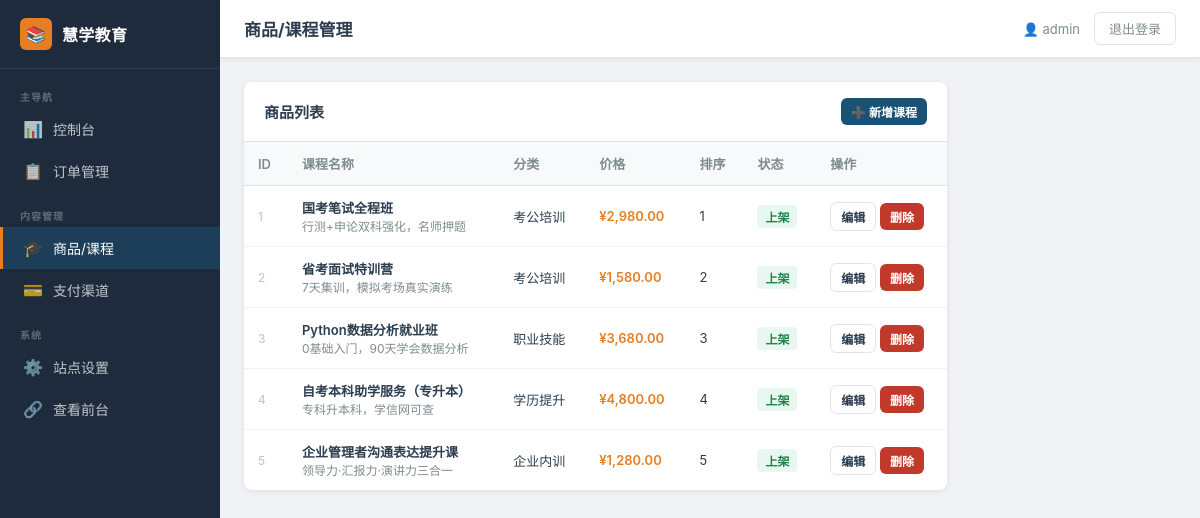
Screenshot of /admin/products.php (signed in) with the database file from the repository.
### tables this page shows
CREATE TABLE IF NOT EXISTS `settings` (
  `id` int(11) NOT NULL AUTO_INCREMENT,
  `key` varchar(100) NOT NULL,
  `value` text DEFAULT NULL,
  `created_at` timestamp NOT NULL DEFAULT current_timestamp(),
  `updated_at` timestamp NOT NULL DEFAULT current_timestamp() ON UPDATE current_timestamp(),
  PRIMARY KEY (`id`),
  UNIQUE KEY `uk_key` (`key`)
);

CREATE TABLE IF NOT EXISTS `products` (
  `id` int(11) NOT NULL AUTO_INCREMENT,
  `category_id` int(11) DEFAULT NULL,
  `name` varchar(255) NOT NULL,
  `subtitle` varchar(255) DEFAULT NULL,
  `description` text DEFAULT NULL,
  `price` decimal(10,2) NOT NULL DEFAULT 0.00,
  `original_price` decimal(10,2) DEFAULT NULL COMMENT '划线价',
  `image` varchar(500) DEFAULT NULL,
  `features` text DEFAULT NULL COMMENT 'JSON格式特色卖点',
  `status` tinyint(1) NOT NULL DEFAULT 1 COMMENT '1上架 0下架',
  `sort_order` int(11) NOT NULL DEFAULT 0,
  `sales` int(11) NOT NULL DEFAULT 0 COMMENT '虚拟销量',
  `created_at` timestamp NOT NULL DEFAULT current_timestamp(),
  `updated_at` timestamp NOT NULL DEFAULT current_timestamp() ON UPDATE current_timestamp(),
  PRIMARY KEY (`id`),
  KEY `idx_status` (`status`),
  KEY `idx_category` (`category_id`)
);

CREATE TABLE IF NOT EXISTS `categories` (
  `id` int(11) NOT NULL AUTO_INCREMENT,
  `name` varchar(100) NOT NULL,
  `sort_order` int(11) NOT NULL DEFAULT 0,
  `status` tinyint(1) NOT NULL DEFAULT 1,
  PRIMARY KEY (`id`)
);

### includes/db.php (called while the page is built, shortened)
<?php
class DB
{
    private static ?PDO $instance = null;
    public static function get(): PDO
    {
        if (self::$instance === null) {
            $dsn = sprintf(
                'mysql:host=%s;port=%d;dbname=%s;charset=%s',
                DB_HOST, DB_PORT, DB_NAME, DB_CHARSET
            );
            $options = [
                PDO::ATTR_ERRMODE            => PDO::ERRMODE_EXCEPTION,
                PDO::ATTR_DEFAULT_FETCH_MODE => PDO::FETCH_ASSOC,
                PDO::ATTR_EMULATE_PREPARES   => false,
            ];
            try {
                self::$instance = new PDO($dsn, DB_USER, DB_PASS, $options);
            } catch (PDOException $e) {
                error_log('DB Connection failed: ' . $e->getMessage());
                http_response_code(500);
                exit('服务暂时不可用，请稍后重试。');
            }
        }
        return self::$instance;
    }
    public static function query(string $sql, array $params = []): array
    {
        $stmt = self::get()->prepare($sql);
        $stmt->execute($params);
        return $stmt->fetchAll();
    }
    public static function queryOne(string $sql, array $params = []): array|false
    {
        $stmt = self::get()->prepare($sql);
        $stmt->execute($params);
        return $stmt->fetch();
    }
}

### includes/functions.php (called while the page is built, shortened)
<?php
require_once __DIR__ . '/db.php';
function setting(string $key, string $default = ''): string
{
    static $cache = [];
    if (!isset($cache[$key])) {
        $row = DB::queryOne('SELECT `value` FROM settings WHERE `key` = ?', [$key]);
        $cache[$key] = $row ? (string)$row['value'] : $default;
    }
    return $cache[$key];
}
function h(mixed $value): string
{
    return htmlspecialchars((string)$value, ENT_QUOTES | ENT_SUBSTITUTE, 'UTF-8');
}
function csrf_token(): string
{
    return $_SESSION['csrf_token'];
}
function get_param(string $key, string $default = ''): string
{
    return trim($_GET[$key] ?? $default);
}
function get_products(bool $only_active = true): array
{
    $sql = 'SELECT p.*, c.name AS category_name
            FROM products p
            LEFT JOIN categories c ON c.id = p.category_id';
    $sql .= ' ORDER BY p.sort_order ASC, p.id ASC';
    return DB::query($sql);
}

### includes/auth.php (called while the page is built, shortened)
<?php
require_once __DIR__ . '/db.php';
function admin_username(): string
{
    return $_SESSION['admin_username'] ?? 'admin';
}

### admin/products.php (the view, shortened to what this page needs)
<?php
$page_title  = '商品/课程管理';
$active_menu = 'products';
require_once __DIR__ . '/includes/header.php';
$action = get_param('action');
$show_form = ($action === 'add' || $action === 'edit');
$products   = get_products(false);
?>
<?php if (!$show_form): ?>
<div class="card">
  <div class="card-header">
    <span class="card-title">商品列表</span>
    <a href="/admin/products.php?action=add" class="btn btn-primary btn-sm">➕ 新增课程</a>
  </div>
  <div class="table-wrap">
    <table>
      <thead>
        <tr>
          <th>ID</th>
          <th>课程名称</th>
          <th>分类</th>
          <th>价格</th>
          <th>排序</th>
          <th>状态</th>
          <th>操作</th>
        </tr>
      </thead>
      <tbody>
        <?php if (empty($products)): ?>
        <tr><td colspan="7" style="text-align:center;padding:32px;color:#bdc3c7;">暂无商品，<a href="/admin/products.php?action=add">立即创建</a></td></tr>
        <?php else: ?>
        <?php foreach ($products as $p): ?>
        <tr>
          <td style="color:#bdc3c7;font-size:12px;"><?= (int)$p['id'] ?></td>
          <td>
            <div style="font-weight:600;"><?= h($p['name']) ?></div>
            <?php if ($p['subtitle']): ?>
              <div style="font-size:12px;color:#7f8c8d;"><?= h(mb_substr($p['subtitle'],0,30)) ?></div>
            <?php endif; ?>
          </td>
          <td><?= h($p['category_name'] ?? '—') ?></td>
          <td style="color:var(--accent);font-weight:600;">¥<?= number_format((float)$p['price'],2) ?></td>
          <td><?= (int)$p['sort_order'] ?></td>
          <td>
            <?php if ((int)$p['status'] === 1): ?>
              <span class="badge badge-success">上架</span>
            <?php else: ?>
              <span class="badge badge-secondary">下架</span>
            <?php endif; ?>
          </td>
          <td>
            <a href="/admin/products.php?action=edit&id=<?= $p['id'] ?>" class="btn btn-outline btn-sm">编辑</a>
            <a href="/admin/products.php?action=delete&id=<?= $p['id'] ?>&csrf_token=<?= csrf_token() ?>"
               class="btn btn-danger btn-sm"
               data-confirm="确定删除「<?= h($p['name']) ?>」？此操作不可恢复。">删除</a>
          </td>
        </tr>
        <?php endforeach; ?>
        <?php endif; ?>
      </tbody>
    </table>
  </div>
</div>
<?php endif; ?>
<?php require __DIR__ . '/includes/footer.php'; ?>

### admin/includes/header.php (shortened to what this page needs)
<?php
require_once dirname(__DIR__, 2) . '/includes/auth.php';
require_once dirname(__DIR__, 2) . '/includes/functions.php';
$page_title  = $page_title  ?? '控制台';
$active_menu = $active_menu ?? '';
$site_name   = setting('site_name', '慧学教育');
?>
<!DOCTYPE html>
<html lang="zh-CN">
<head>
  <link rel="stylesheet" href="/assets/css/admin.css">
</head>
<body>
<div class="admin-layout">
<aside class="sidebar">
  <div class="sidebar-brand">
    <div class="brand-icon">📚</div>
    <?= h($site_name) ?>
  </div>
  <nav class="sidebar-menu">
    <div class="menu-label">主导航</div>
    <a class="menu-item <?= $active_menu === 'dashboard' ? 'active' : '' ?>" href="/admin/index.php">
      <span class="menu-icon">📊</span> 控制台
    </a>
    <a class="menu-item <?= $active_menu === 'orders' ? 'active' : '' ?>" href="/admin/orders.php">
      <span class="menu-icon">📋</span> 订单管理
    </a>
    <div class="menu-label" style="margin-top:8px;">内容管理</div>
    <a class="menu-item <?= $active_menu === 'products' ? 'active' : '' ?>" href="/admin/products.php">
      <span class="menu-icon">🎓</span> 商品/课程
    </a>
    <a class="menu-item <?= $active_menu === 'channels' ? 'active' : '' ?>" href="/admin/channels.php">
      <span class="menu-icon">💳</span> 支付渠道
    </a>
    <div class="menu-label" style="margin-top:8px;">系统</div>
    <a class="menu-item <?= $active_menu === 'settings' ? 'active' : '' ?>" href="/admin/settings.php">
      <span class="menu-icon">⚙️</span> 站点设置
    </a>
    <a class="menu-item" href="/" target="_blank">
      <span class="menu-icon">🔗</span> 查看前台
    </a>
  </nav>
</aside>
<header class="admin-header">
  <div style="display:flex;align-items:center;gap:12px;">
    <div class="page-title"><?= h($page_title) ?></div>
  </div>
  <div class="header-right">
    <div style="font-size:13px;color:#7f8c8d;">
      👤 <?= h(admin_username()) ?>
    </div>
    <a href="/admin/logout.php" class="logout-btn">退出登录</a>
  </div>
</header>
<main class="admin-content">

### assets/css/admin.css (style rules this page uses)
:root { --sidebar-w: 220px; --header-h: 58px; --primary: #1a5276; --primary-l: #2e86c1; --accent: #e67e22; --sidebar-bg: #1e2b3c; --sidebar-txt: rgba(255,255,255,.72); --sidebar-act: rgba(255,255,255,.12); --bg: #f0f2f5; --white: #ffffff; --border: #e0e4ea; --text: #2c3e50; --text-muted: #7f8c8d; --radius: 8px; --shadow-sm: 0 1px 6px rgba(0,0,0,.08); --shadow-md: 0 4px 16px rgba(0,0,0,.12); --transition: .18s ease; }
*, *::before, *::after { box-sizing: border-box; margin: 0; padding: 0; }
body { font-family: -apple-system, "PingFang SC", "Microsoft YaHei", "Helvetica Neue", Arial, sans-serif; font-size: 14px; color: var(--text); background: var(--bg); }
a { color: var(--primary); text-decoration: none; }
.admin-layout { display: flex; min-height: 100vh; }
.sidebar { width: var(--sidebar-w); background: var(--sidebar-bg); flex-shrink: 0; position: fixed; top: 0; left: 0; bottom: 0; overflow-y: auto; z-index: 200; transition: transform var(--transition); }
.sidebar-brand { display: flex; align-items: center; gap: 10px; padding: 18px 20px; border-bottom: 1px solid rgba(255,255,255,.08); color: #fff; font-weight: 700; font-size: 16px; letter-spacing: .3px; }
.sidebar-brand .brand-icon { width: 32px; height: 32px; background: var(--accent); border-radius: 6px; display: flex; align-items: center; justify-content: center; font-size: 16px; flex-shrink: 0; }
.sidebar-menu { padding: 12px 0; }
.menu-label { padding: 8px 20px 4px; font-size: 10px; font-weight: 700; color: rgba(255,255,255,.3); text-transform: uppercase; letter-spacing: 1px; }
.menu-item { display: flex; align-items: center; gap: 10px; padding: 11px 20px; color: var(--sidebar-txt); transition: background var(--transition), color var(--transition); font-size: 14px; cursor: pointer; border-left: 3px solid transparent; }
.menu-item.active { background: rgba(26,82,118,.5); color: #fff; border-left-color: var(--accent); }
.menu-item .menu-icon { font-size: 16px; width: 20px; text-align: center; flex-shrink: 0; }
.admin-header { position: fixed; top: 0; left: var(--sidebar-w); right: 0; height: var(--header-h); background: var(--white); border-bottom: 1px solid var(--border); display: flex; align-items: center; padding: 0 24px; justify-content: space-between; z-index: 100; box-shadow: var(--shadow-sm); }
.page-title { font-size: 17px; font-weight: 700; color: var(--text); }
.header-right { display: flex; align-items: center; gap: 14px; }
.logout-btn { display: flex; align-items: center; gap: 5px; padding: 6px 14px; background: transparent; border: 1px solid var(--border); border-radius: 6px; color: var(--text-muted); font-size: 13px; cursor: pointer; transition: all var(--transition); }
.admin-content { flex: 1 1 auto; min-width: 0; margin-left: var(--sidebar-w); margin-top: var(--header-h); min-height: calc(100vh - var(--header-h)); padding: 24px; }
.card { background: var(--white); border-radius: var(--radius); box-shadow: var(--shadow-sm); margin-bottom: 20px; }
.card-header { padding: 16px 20px; border-bottom: 1px solid var(--border); display: flex; align-items: center; justify-content: space-between; flex-wrap: wrap; gap: 10px; }
.card-title { font-size: 15px; font-weight: 700; color: var(--text); }
.table-wrap { overflow-x: auto; }
table { width: 100%; border-collapse: collapse; font-size: 13px; }
thead th { background: #f8f9fb; padding: 12px 14px; text-align: left; font-weight: 600; color: var(--text-muted); border-bottom: 1px solid var(--border); white-space: nowrap; }
tbody td { padding: 12px 14px; border-bottom: 1px solid #f0f2f5; vertical-align: middle; }
tbody tr:last-child td { border-bottom: none; }
.btn { display: inline-flex; align-items: center; gap: 5px; padding: 8px 16px; border: none; border-radius: 6px; font-size: 13px; font-weight: 600; cursor: pointer; transition: all var(--transition); white-space: nowrap; font-family: inherit; }
.btn-primary { background: var(--primary); color: #fff; }
.btn-danger { background: #c0392b; color: #fff; }
.btn-outline { background: transparent; border: 1px solid var(--border); color: var(--text); }
.btn-sm { padding: 5px 10px; font-size: 12px; }
.badge { display: inline-flex; align-items: center; padding: 3px 8px; border-radius: 4px; font-size: 12px; font-weight: 600; }
.badge-success { background: #e8f8f0; color: #1e8449; }

### rows the page displays
settings: value "慧学教育"
products: id "1", name "国考笔试全程班", subtitle "行测+申论双科强化，名师押题", category.name "考公培训", price "2,980.00", sort_order "1", status "上架"
products: id "2", name "省考面试特训营", subtitle "7天集训，模拟考场真实演练", category.name "考公培训", price "1,580.00", sort_order "2", status "上架"
products: id "3", name "Python数据分析就业班", subtitle "0基础入门，90天学会数据分析", category.name "职业技能", price "3,680.00", sort_order "3", status "上架"
products: id "4", name "自考本科助学服务（专升本）", subtitle "专科升本科，学信网可查", category.name "学历提升", price "4,800.00", sort_order "4", status "上架"
products: id "5", name "企业管理者沟通表达提升课", subtitle "领导力·汇报力·演讲力三合一", category.name "企业内训", price "1,280.00", sort_order "5", status "上架"

### other values shown
$page_title "商品/课程管理"
admin_username() "admin"
